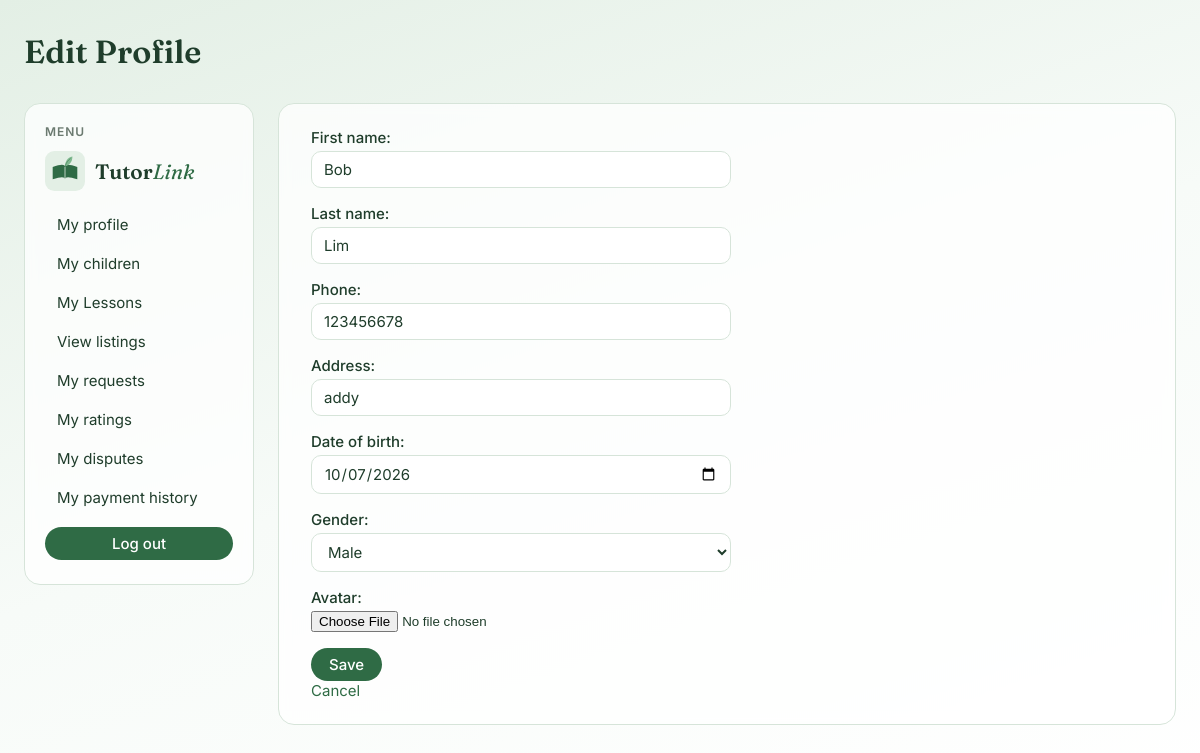
The app's page /accounts/parent-profile/edit/ (signed in) with its own data.
### accounts/models.py (models this page shows, shortened)
class User(AbstractUser):
    email = models.EmailField(unique=True)
    role = models.CharField(max_length=10, choices=ROLE_CHOICES, default='PARENT')
    phone = models.CharField(max_length=20, blank=True)
    address = models.CharField(max_length=255, blank=True)
    date_of_birth = models.DateField(null=True, blank=True)
    gender = models.CharField(max_length=1, choices=GENDER_CHOICES, blank=True)
    avatar = models.ImageField(upload_to="avatars/", blank=True)
    card_brand = models.CharField(max_length=20, blank=True)
    card_last4 = models.CharField(max_length=4, blank=True)

### accounts/views.py (the view)
# urls.py: path('parent-profile/edit/', parent_profile_edit_view, name='parent_profile_edit'),
@login_required
def parent_profile_edit_view(request):
    if request.user.role != 'PARENT':
        return redirect('index')
    if request.method == 'POST':
        form = UserProfileForm(request.POST, request.FILES, instance=request.user)
        if form.is_valid():
            form.save()
            return redirect('parent_profile')
    else:
        form = UserProfileForm(instance=request.user)
    return render(request, 'accounts/parent_profile_edit.html', {'form': form})

### accounts/forms.py
class UserProfileForm(forms.ModelForm):
    class Meta:
        model = User
        fields = ['first_name', 'last_name', 'phone', 'address', 'date_of_birth', 'gender', 'avatar']
        widgets = {
            'date_of_birth': forms.DateInput(attrs={'type': 'date'}, format='%Y-%m-%d'),
        }

### accounts/templates/accounts/parent_profile_edit.html (shortened to what this page needs)
{% extends 'base.html' %}
{% block header %}
    Edit Profile
{% endblock %}
{% block content %}
    <form method="post" enctype="multipart/form-data">
        {{ form }}
        <button type="submit">Save</button>
    </form>
    <a href="{% url 'parent_profile' %}">Cancel</a>
{% endblock %}

### static/css/style.css (style rules this page uses)
:root { --green-dark: #2f6b45; --green-leaf: #7fb98f; --green-pale: #e3efe5; --ink: #1f3d2b; --muted: #6b7a70; --card: rgba(255, 255, 255, 0.75); --line: #d6e4d9; --danger: #b5523b; --radius: 16px; }
* { box-sizing: border-box; }
body { margin: 0; min-height: 100vh; font-family: 'Inter', system-ui, sans-serif; font-size: 15px; color: var(--ink); background: linear-gradient(160deg, var(--green-pale) 0%, #f7fbf8 50%, #ffffff 100%); background-attachment: fixed; }
a { color: var(--green-dark); text-decoration: none; }
button, input[type="submit"], .btn { display: inline-block; font: inherit; font-weight: 500; padding: 7px 18px; border: none; border-radius: 999px; background: var(--green-dark); color: white; cursor: pointer; }
input[type="text"], input[type="email"], input[type="password"], input[type="number"], input[type="date"], input[type="time"], select, textarea { font: inherit; width: 100%; max-width: 420px; padding: 8px 12px; border: 1px solid var(--line); border-radius: 10px; background: white; color: var(--ink); }
label { display: block; font-weight: 500; margin-bottom: 4px; }
form > div { margin: 0 0 16px; }

### records on screen
User: first_name "Bob", last_name "Lim", phone "123456678", address "addy", date_of_birth "10/07/2026", gender "Male"
